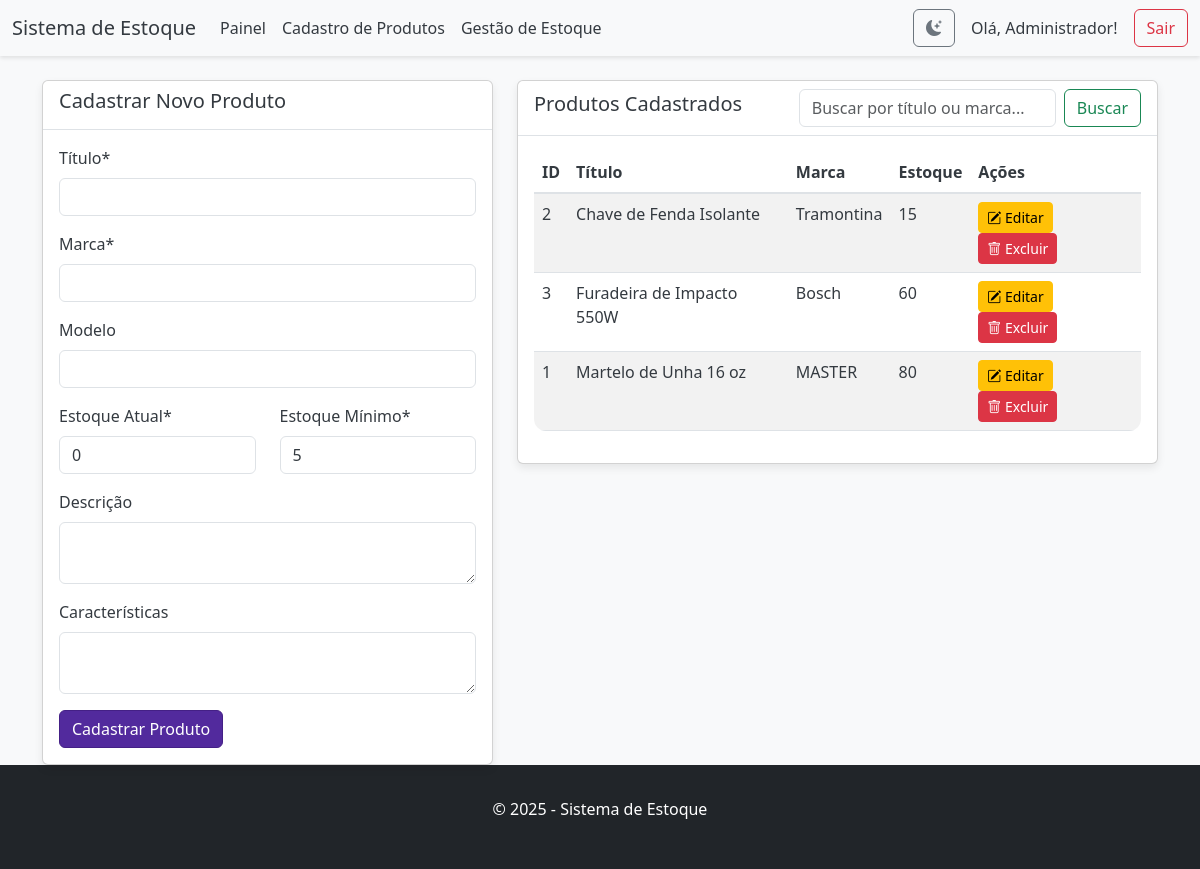
/produtos/ (signed in), run on an earlier commit of the app's database.
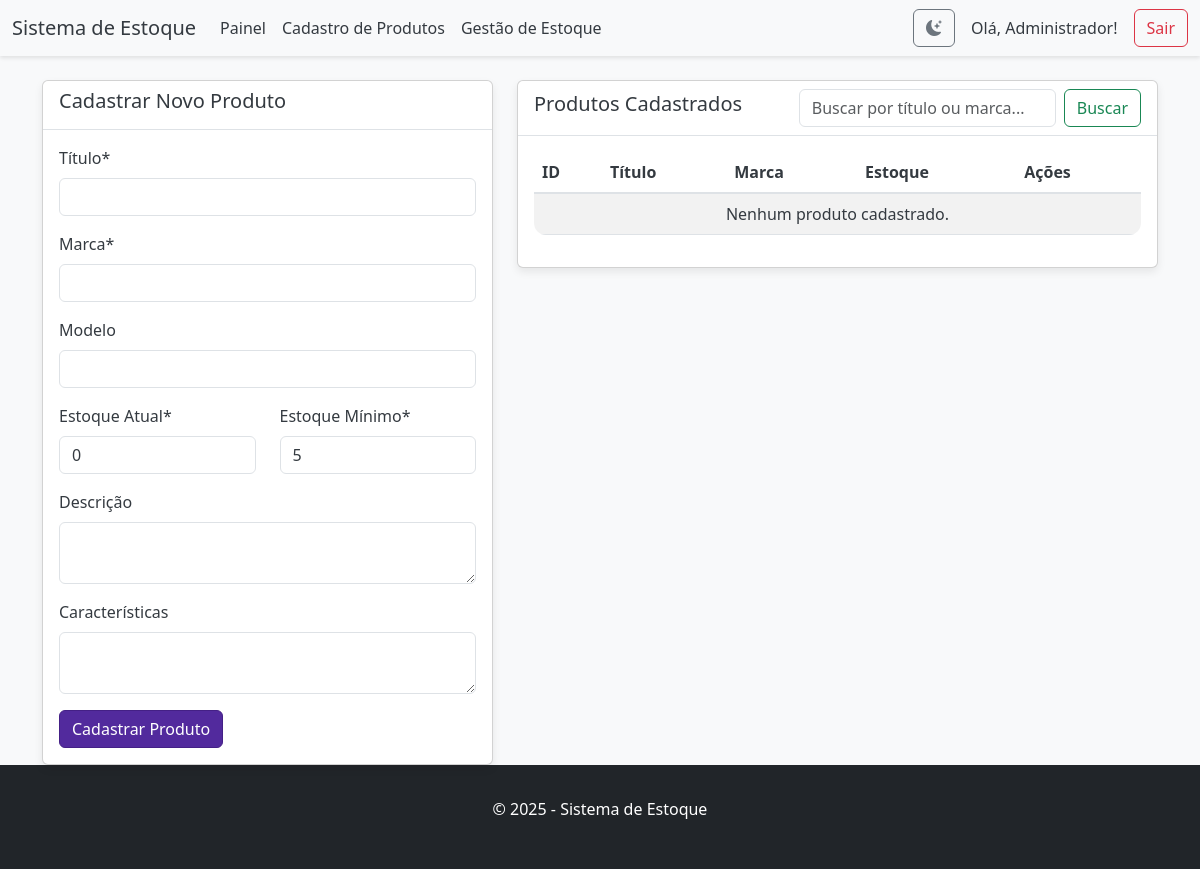
And on a later commit of the database.
### models.py (models this page shows)
class Produto(db.Model):
    __tablename__ = 'produtos'
    id = db.Column(db.Integer, primary_key=True)
    titulo = db.Column(db.String(200), nullable=False)
    descricao = db.Column(db.Text(1000), nullable=False)
    marca = db.Column(db.String(100), nullable=False)
    modelo = db.Column(db.String(100), nullable=True)
    caracteristicas = db.Column(db.Text, nullable=True)
    estoque = db.Column(db.Integer, nullable=False, default=0)
    estoque_min = db.Column(db.Integer, nullable=False, default=5)
    movimentacoes = relationship("MovimentacaoEstoque", back_populates="produto")

### produtos_controller.py (the view)
@bp.route('/')
@login_required
def index():
    produtos = Produto.query.order_by(Produto.titulo).all()
    return render_template('produtos.html', produtos=produtos)

### templates/produtos.html (shortened to what the changed rows need)
{% extends 'layout.html' %}
{% block content %}
<div class="container mt-4">
    <div class="row">
        <div class="col-md-7">
            <div class="card">
                <div class="card-body">
                    <table class="table table-striped table-hover">
                        <thead>
                            <tr>
                                <th>ID</th>
                                <th>Título</th>
                                <th>Marca</th>
                                <th>Estoque</th>
                                <th>Ações</th>
                            </tr>
                        </thead>
                        <tbody>
                            {% for produto in produtos %}
                            <tr>
                                <td>{{ produto.id }}</td>
                                <td>{{ produto.titulo }}</td>
                                <td>{{ produto.marca }}</td>
                                <td>{{ produto.estoque }}</td>
                                <td>
                                    <a href="{{ url_for('produtos.editar', id=produto.id) }}" class="btn btn-sm btn-warning">
                                        <i class="bi bi-pencil-square"></i> Editar
                                    </a>
                                        <form action="{{ url_for('produtos.deletar', id=produto.id) }}" method="post" style="display:inline;">
                                                    <button type="submit" class="btn btn-sm btn-danger" onclick="return confirm('Tem certeza que deseja excluir este produto?');">
                                                        <i class="bi bi-trash"></i> Excluir
                                                    </button>
                                    </form>
                                </td>
                            </tr>
                            {% else %}
                            <tr>
                                <td colspan="5" class="text-center">Nenhum produto cadastrado.</td>
                            </tr>
                            {% endfor %}
                        </tbody>
                    </table>
                </div>
            </div>
        </div>
    </div>
</div>
{% endblock %}

What changed in the data, as far as the page shows it:
removed Produto: id "2", titulo "Chave de Fenda Isolante", marca "Tramontina", estoque "15"
removed Produto: id "3", titulo "Furadeira de Impacto 550W", marca "Bosch", estoque "60"
removed Produto: id "1", titulo "Martelo de Unha 16 oz", marca "MASTER", estoque "80"
Also different on the page:
text now shown: "Nenhum produto cadastrado."
